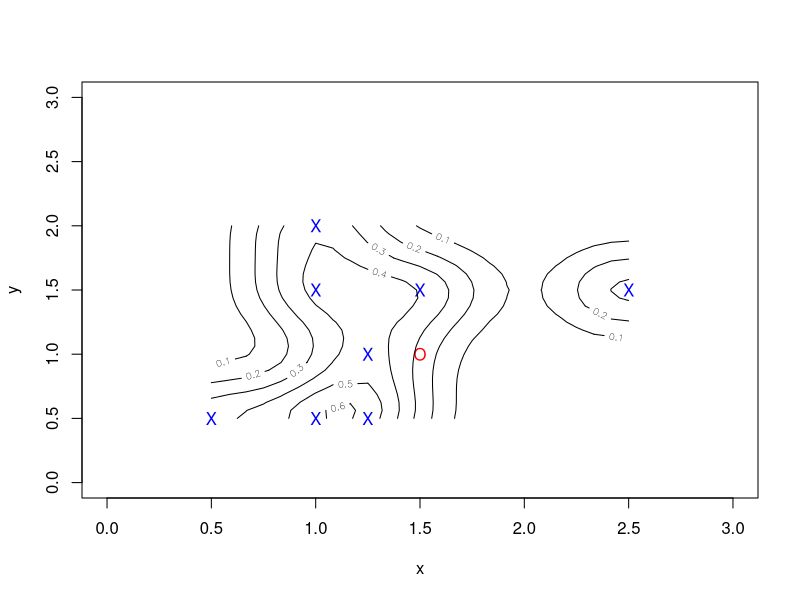

Here is the R script that generated this plot:




## Example data
x = c(.5, 1, 1.25, 1.25, 1, 1.5, 2.5, 1 )
y = c(.5, .5, .5, 1, 1.5, 1.5, 1.5, 2)
df_new <- data.frame(x = c(0.5, 1.0, 1.5, 3.0),
                     y = c(1.0, 1.0, 1.0, 2.5))
new <- unlist(df_new[3, ])
h = c(1, 1)
h <- h/4


## kde from food inspection
nx <- length(x)
ax <- (new[1]-x) / h[1L]
ay <- (new[2]-y) / h[2L]
z0 <- tcrossprod(matrix(dnorm(ax), , nx), 
                 matrix(dnorm(ay), , nx)) / (nx * h[1L] * h[2L])
z0

## kde2d
MASS::kde2d
n = 25
lims = c(range(x), range(y)) 

nx <- length(x)
n <- rep(n, length.out = 2L)
gx <- seq.int(lims[1L], lims[2L], length.out = n[1L])
gy <- seq.int(lims[3L], lims[4L], length.out = n[2L])
ax <- outer(gx, x, "-") / h[1L]
ay <- outer(gy, y, "-") / h[2L]
z <- tcrossprod(matrix(dnorm(ax), , nx), 
                matrix(dnorm(ay), , nx)) / (nx * h[1L] * h[2L])
z

## plot
plot(x,y, xlim=c(0,3), ylim = c(0,3), pch = "X", col = "blue")
points(new["x"], new["y"], pch = "O", col = "red")
contour(x=gx, y=gy, z, nlevels=5, xlim=c(0,3), ylim = c(0,3), add = TRUE)
z0
